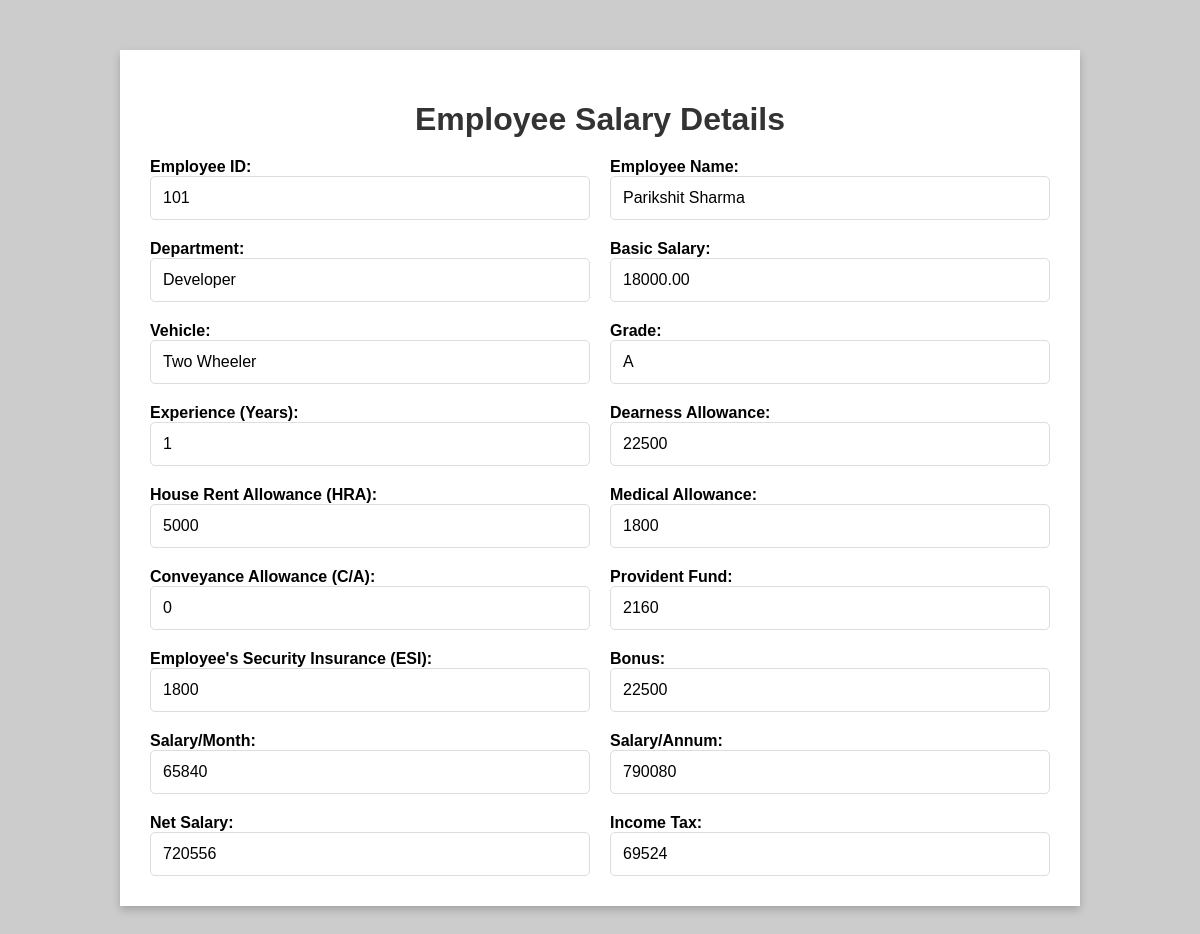
Screenshot of /calculate_salary.php?employee_id=101 with the database file from the repository.
### tables this page shows
CREATE TABLE `employees` (
  `employee_id` int NOT NULL,
  `name` varchar(100) NOT NULL,
  `department` varchar(50) NOT NULL,
  `dob` date NOT NULL,
  `gender` enum('Male','Female') NOT NULL,
  `grade` char(1) NOT NULL,
  `vehicle` varchar(20) NOT NULL,
  `joining_date` date NOT NULL,
  `basic_salary` decimal(10,2) NOT NULL,
  PRIMARY KEY (`employee_id`)
);

### calculate_salary.php (the view, shortened to what this page needs)
 <!DOCTYPE html>
<html lang="en">
<head>
    <link rel="stylesheet" href="styles.css">
</head>
<body>
    <div class="container">
    <?php
$servername = "localhost";
$username = "root";
$password = "Dws@1234";
$database = "employee_management";
$conn = new mysqli($servername, $username, $password, $database);
$employee_id = isset($_GET['employee_id']) ? $_GET['employee_id'] : '';
$name = $department = $basic_salary = $vehicle = $grade = $experience_years = '';
if (!empty($employee_id)) {
    $query = "SELECT name, department, basic_salary, vehicle, grade, joining_date FROM employees WHERE employee_id = ?";
    $stmt = $conn->prepare($query);
    $stmt->bind_param("i", $employee_id);
    $stmt->execute();
    $result = $stmt->get_result();
    if ($result->num_rows > 0) {
        $employee = $result->fetch_assoc();
        $name = $employee['name'];
        $department = $employee['department'];
        $basic_salary = $employee['basic_salary'];
        $vehicle = $employee['vehicle'];
        $grade = $employee['grade'];
        $joiningDate = $employee['joining_date'];
        $da = $basic_salary *  1.25  ;
if ($grade == 'A') {
    $hra = 5000;
} elseif ($grade == 'B') {
    $hra = 4000;
} elseif ($grade == 'C') {
    $hra = 3000;
} else {
    $hra = 0;
}
$ma = $basic_salary * .10 ;
$conveyance = 0;
$pf = $basic_salary * .12 ;
if (($department == 'Sales' || $department == 'Developer') && $experience_years > 5) {
    $bonus = $basic_salary * 2.00;
} elseif (($department == 'Sales' || $department == 'Developer') && $experience_years <= 5) {
    $bonus = $basic_salary * 1.25;
} else {
    $bonus = $basic_salary * 1.00;
}
if ($department == 'Sales' || $department == 'Developer') {
    $esi = $basic_salary * 0.10;
} else {
    $esi = $basic_salary * 0.05;
}
$salary_month = $basic_salary + $da + $hra + $ma + $conveyance + $bonus - $pf - $esi;
if ($salary_annum <= 500000) {
    $tax = 0;
} elseif ($salary_annum > 500000 && $salary_annum <= 550000) {
    $tax = ($salary_annum - 500000) * 0.10;
} elseif ($salary_annum > 550000 && $salary_annum <= 600000) {
    $tax = ($salary_annum - 550000) * 0.20 + 5000;
} elseif ($salary_annum > 600000 && $salary_annum <= 650000) {
    $tax = ($salary_annum - 600000) * 0.25 + 10000 + 5000;
} else {
   $tax = ($salary_annum - 650000) * 0.30 + 12500+10000+5000;
}
$salary_annum = $salary_month * 12;
if ($salary_annum <= 500000) {
    $tax = 0;
} elseif ($salary_annum > 500000 && $salary_annum <= 550000) {
    $tax = ($salary_annum - 500000) * 0.10;
} elseif ($salary_annum > 550000 && $salary_annum <= 600000) {
    $tax = ($salary_annum - 550000) * 0.20 + 5000;
} elseif ($salary_annum > 600000 && $salary_annum <= 650000) {
    $tax = ($salary_annum - 600000) * 0.25 + 10000 + 5000;
} else {
   $tax = ($salary_annum - 650000) * 0.30 + 12500+10000+5000;
}
$net_salary = $salary_annum - $tax;
if(!empty($joiningDate)) {
    $joining_date = new DateTime($joiningDate);
    $current_date = new DateTime();
    $experience = $joining_date->diff($current_date);
    $experience_years = $experience->y;
} else {
    echo "Date of joining is not available for this employee.";
    $experience_years = 0;
}
    } else {
        echo "No employee found with ID: " . htmlspecialchars($employee_id);
        exit;
    }
} else {
    echo "Employee ID not provided.";
    exit;
}
?>
    <div class="employee-id-container">
        <h1>Employee Salary Details</h1>
        <form action="calculate_salary.php" method="POST" id="salaryForm">
            <div class="form-row">
            <label>Employee ID:</label>
<input type="text" name="employee_id" value="<?php echo htmlspecialchars($employee_id); ?>" readonly>
</div>
<div class="form-row">
            <label>Employee Name:</label>
            <input type="text" name="name" value="<?php echo htmlspecialchars($name); ?>" readonly>
        </div>
        <div class="form-row">
            <label>Department:</label>
            <input type="text" name="department" value="<?php echo htmlspecialchars($department); ?>" readonly>
        </div>
        <div class="form-row">
            <label>Basic Salary:</label>
            <input type="text" name="basic_salary" id="basic_salary" value="<?php echo htmlspecialchars($basic_salary); ?>" readonly>
        </div>
        <div class="form-row">
            <label>Vehicle:</label>
            <input type="text" name="vehicle" value="<?php echo htmlspecialchars($vehicle); ?>" readonly>
        </div>
        <div class="form-row">
            <label>Grade:</label>
            <input type="text" name="grade" value="<?php echo htmlspecialchars($grade); ?>" readonly>
        </div>
        <div class="form-row">
            <label>Experience (Years):</label>
            <input type="text" name="experience" value="<?php echo $experience_years; ?>" readonly>
        </div>
            <div class="form-row">
            <label>Dearness Allowance:</label>
            <input type="text" name="da" value="<?php if($da) echo $da ?>"> </div>
            <div class="form-row">
    <label>House Rent Allowance (HRA):</label>
    <input type="text" name="hra" value="<?php echo htmlspecialchars($hra); ?>" readonly>
</div>
            <div class="form-row">
            <label>Medical Allowance:</label>
            <input type="text" name="ma" value="<?php if($ma) echo $ma ?>"> </div>
            <div class="form-row">
    <label>Conveyance Allowance (C/A):</label>
    <input type="text" name="conveyance" value="<?php echo htmlspecialchars($conveyance); ?>" readonly>
</div>
            <div class="form-row">
            <label>Provident Fund:</label>
            <input type="text" name="pf" value="<?php if($pf) echo $pf ?>"> </div>
            <div class="form-row">
    <label>Employee's Security Insurance (ESI):</label>
    <input type="text" name="esi" value="<?php echo htmlspecialchars($esi); ?>" readonly>
</div>
            <div class="form-row">
    <label>Bonus:</label>
    <input type="text" name="bonus" value="<?php echo htmlspecialchars($bonus); ?>" readonly>
</div>
<div class="form-row">
    <label>Salary/Month:</label>
    <input type="text" name="salary_month" value="<?php echo htmlspecialchars($salary_month); ?>" readonly>
</div>
<div class="form-row">
    <label>Salary/Annum:</label>
    <input type="text" name="salary_annum" value="<?php echo htmlspecialchars($salary_annum); ?>" readonly>
</div>
<div class="form-row">
    <label>Net Salary:</label>
    <input type="text" name="net_salary" value="<?php echo htmlspecialchars($net_salary); ?>" readonly>
</div>
<div class="form-row">
    <label>Income Tax:</label>
    <input type="text" name="tax" value="<?php echo htmlspecialchars($tax); ?>" readonly>
</div>
</div>
    </div>
</body>
</html>

### styles.css (style rules this page uses)
body { font-family: Arial, sans-serif; margin: 0; padding: 0; background-color: #ccc; }
.container { max-width: 900px; margin: 50px auto; padding: 30px; background: #fff; box-shadow: 0 4px 8px rgba(0, 0, 0, 0.2); }
h1 { color: #333; margin-bottom: 20px; text-align: center; }
form { display: grid; grid-template-columns: 1fr 1fr; gap: 20px; }
.form-row { display: flex; flex-direction: column; }
label { font-weight: bold; }
input, select { padding: 12px; font-size: 16px; border: 1px solid #ddd; border-radius: 5px; }

### rows the page displays
employees: name "Parikshit Sharma", department "Developer", basic_salary "18000.00", vehicle "Two Wheeler", grade "A", experience "1", da "22500", hra "5000", ma "1800", pf "2160", esi "1800", bonus "22500", salary_month "65840", salary_annum "790080", net_salary "720556", tax "69524"
